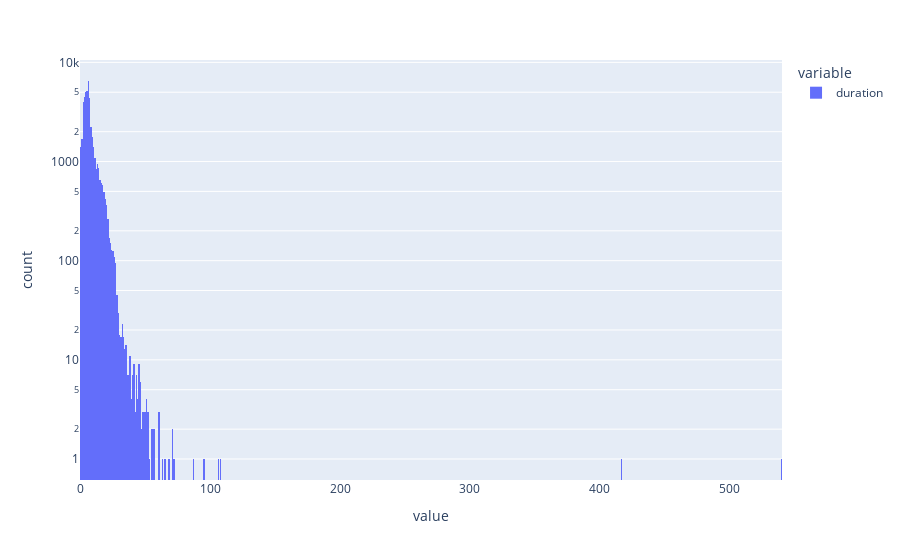
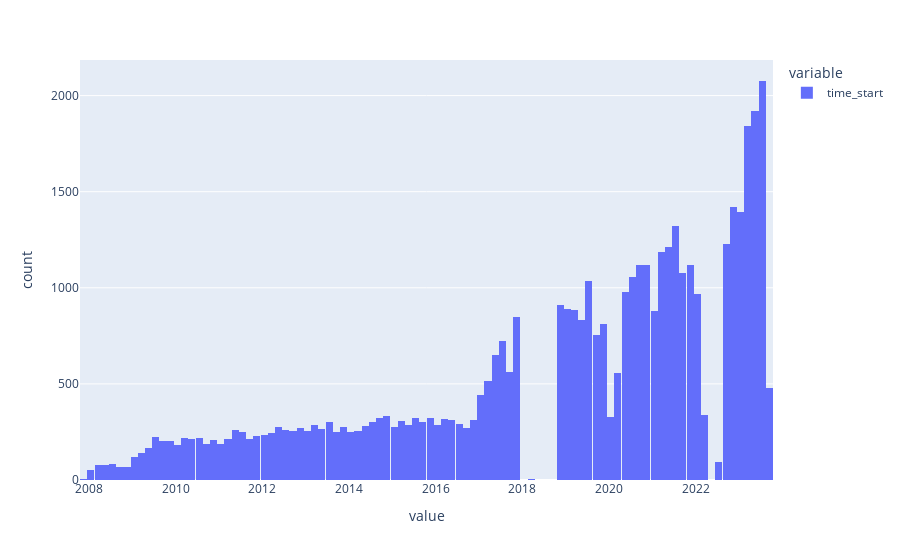

The cell these charts' notebook holds for them, in order:
### Code cell
from datetime import datetime
checkout_data['time_start'] = checkout_data['time_span'].apply(lambda x : '-'.join(x[0].split(" ")[:2]))
checkout_data['time_end'] = checkout_data['time_span'].apply(lambda x : '-'.join(x[1].split(" ")[:2]))
checkout_data['duration'] = checkout_data['time_span'].apply(lambda x : (datetime.strptime(x[1], "%Y %m %d %H %M") - datetime.strptime(x[0], "%Y %m %d %H %M")).days)
checkout_data['duration'].hist(backend='plotly',log_y=True).show()
print(checkout_data[checkout_data['duration'] > 30].shape[0])
checkout_data.sort_values(by='time_start')['time_start'].hist(backend='plotly').show()

### Figure 1 — Plotly figure (JSON) as saved in the notebook; plotly's stock layout.template omitted (floating-point values rounded to 4 significant figures; data arrays with more than 128 entries replaced by an {"elided": "..."} marker saying what was removed)
{"data": [{"alignmentgroup": "True", "bingroup": "x", "hovertemplate": "variable=duration<br>value=%{x}<br>count=%{y}<extra></extra>", "legendgroup": "duration", "marker": {"color": "#636efa", "pattern": {"shape": ""}}, "name": "duration", "offsetgroup": "duration", "orientation": "v", "showlegend": true, "type": "histogram", "x": {"elided": "46172 int values"}, "xaxis": "x", "yaxis": "y"}], "layout": {"barmode": "relative", "legend": {"title": {"text": "variable"}, "tracegroupgap": 0}, "margin": {"t": 60}, "xaxis": {"anchor": "y", "domain": [0, 1], "title": {"text": "value"}}, "yaxis": {"anchor": "x", "domain": [0, 1], "title": {"text": "count"}, "type": "log"}}}

### Figure 2 — Plotly figure (JSON) as saved in the notebook; plotly's stock layout.template omitted (floating-point values rounded to 4 significant figures; data arrays with more than 128 entries replaced by an {"elided": "..."} marker saying what was removed)
{"data": [{"alignmentgroup": "True", "bingroup": "x", "hovertemplate": "variable=time_start<br>value=%{x}<br>count=%{y}<extra></extra>", "legendgroup": "time_start", "marker": {"color": "#636efa", "pattern": {"shape": ""}}, "name": "time_start", "offsetgroup": "time_start", "orientation": "v", "showlegend": true, "type": "histogram", "x": {"elided": "46172 str values"}, "xaxis": "x", "yaxis": "y"}], "layout": {"barmode": "relative", "legend": {"title": {"text": "variable"}, "tracegroupgap": 0}, "margin": {"t": 60}, "xaxis": {"anchor": "y", "domain": [0, 1], "title": {"text": "value"}}, "yaxis": {"anchor": "x", "domain": [0, 1], "title": {"text": "count"}}}}
